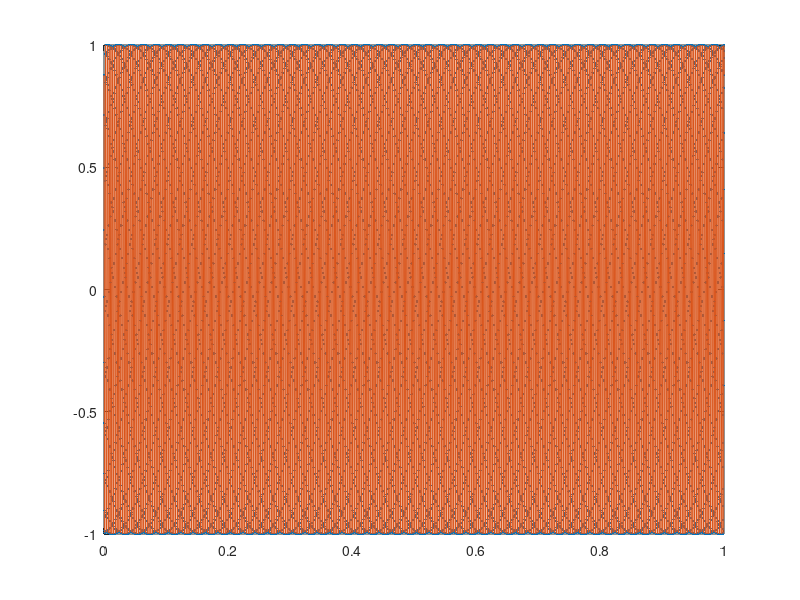

This figure's MATLAB source:
T=1.0;
Fs=8000;
f0=350;
phi0=0.5;
t=(0:1/Fs:T);
y=exp(1j*(2*pi*f0*t + phi0));%+0.001*rand(1,length(t));
y=y(:);
b=[0.5; 350; 1;];
U=100;
gamma=0.1;
for u=(1:U);
    g=1j*(2*pi*b(2)*t'+b(1));
    delta=[sum(-2*b(3)*exp(g).*(y-b(3)*exp(g))); ...
           sum(-2*b(3)*1j*2*pi*t'.*exp(g).*(y-b(3)*exp(g))); ...
           sum(-2*exp(g).*(y-b(3)*exp(g)))];
    b=b-gamma*delta;
end
plot(t,y,'.',t,b(3)*exp(1j*(2*pi*b(2)*t'+b(1))),'-');
b
